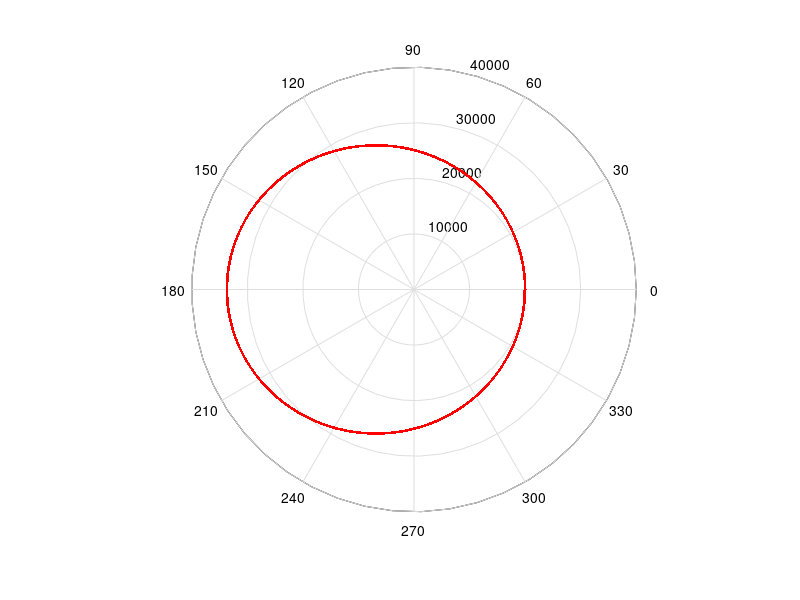

Write MATLAB code to recreate this figure. (Note: this script raises an error after producing the figure.)
clear all
close all
% Physical Constants
G = 6.672e-11; % Gravitational Constant (Newton meters^2 kilograms^-2)
Mp = 5.974e24; % Mass of the Planet Earth (kilograms)
MAX_ITERATION = 3e4; % Largest number of iterations
% Initial Conditions
dt = 10; % increment (seconds)
r = 20e6; % initial radius (meters)
theta = 0; % initial angle (radians)
V_r = 0.00e3; % r-component of velocity (meters/second)
V_theta = 5.00e3; % theta-component of velocity (meters/second)
% Convert to Discrete Conditions
dr = V_r*dt; % meters
dtheta = V_theta/r*dt; % radians
% Initialize values for looped calculation
r_0 = r;
theta_0 = theta;
all_theta = theta;
all_r = r;
while abs(theta-theta_0) <= 2*pi && length(all_theta) < MAX_ITERATION,
% compute new state information
 r_new = r + dr;
 theta_new = theta + dtheta;
 dr_new = dr + ((r+0.5*dr)*dtheta^2 - G*Mp/(r^2)*(dt^2));
 dtheta_new = dtheta - (2*dr*dtheta/(r+0.5*dr));

% save and print new state information
 all_theta = [all_theta; theta_new ];
 all_r = [all_r; r_new ];

% reset variables for new calculation
 r = r_new; dr = dr_new;
 theta = theta_new; dtheta = dtheta_new;
end;
% Convert polar coordinates to Cartesian (X-Y) coordinates (helps with
% eccentricity calculation)
[X,Y] = pol2cart(all_theta,all_r);
% eccentricity and period calculations
N = length(all_r);
opp_lengths = zeros(1,floor(N/2));
for k=1:floor(N/2)
 opp_lengths(k) = sqrt((X(k)-X(floor(N/2)+k))^2 + (Y(k)-Y(floor(N/2)+k))^2);
end
ecc = sqrt(1-(min(opp_lengths)/max(opp_lengths))^2);
% NOTE: using min(all_r) and max(all_r) may not yield accurate value for
% eccentricity as the major/minor axis does not necessarily cross the
% origin
if(length(all_theta) < MAX_ITERATION)
 Period = dt*length(all_theta); % unit in seconds (same as unit of dt)
else
 error('dt value is possibly too coarse, try a different value');
end
figure(1), polar( all_theta, all_r/1000, 'r.' );
title( sprintf('Orbit (r=%1.0fkm, \\theta=%1.0f\\circ, V_r =%1.1fkm/s, V_{\\theta}=%1.1fkm/s', r, thetha, V_r, V_theta))